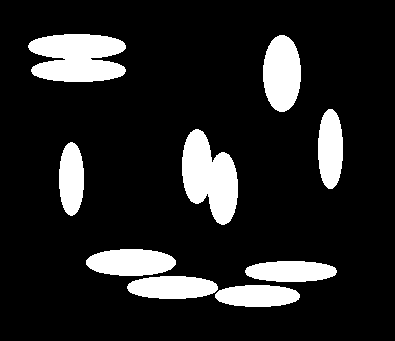
%> input picture images/b.png, 395 x 341 px
$ octave main.m   (GNU Octave 9; MATLAB toolbox functions it lacks are replaced by stand-ins)
%> lines starting %> are read from the running program, lines starting %| are printed output that depends on the picture; in (x1, y1, x2, y2) boxes, pixels count from 0 and x2, y2 are one past the last pixel; in counts of white or black regions, pixels touching at a corner belong together; the program's own positions count from 1
### compute_gradient.m
function [gx,gy, gradient_img] = compute_gradient(input_img)


    [gx, gy] = imgradientxy(input_img);
    %figure; quiver (gx,gy)

    BW = edge(input_img,'canny');
    %imagesc(BW);

    gx=gx.*BW;
    gy=gy.*BW;
    %figure; quiver (gx,gy)

    norm=sqrt(gx.^2+gy.^2)+eps;
    gx=gx./norm;
    gy=gy./norm;

    gradient_img = gx + gy;

end

### iris_radial_directions.m

function radial_directions = iris_radial_directions(N)
% outputs N half-lines from the pixel of interest

%vertical left
xvalues = 1:2*N+1;
yvalues = ones(1,2*N+1);

%vertical right
xvalues = cat(2,xvalues, 1:2*N+1);
yvalues = cat(2, yvalues, 2*N+1*ones(1,2*N+1));

%horizontal top
xvalues = cat(2, xvalues, ones(1,2*N+1));
yvalues = cat(2, yvalues, 1:2*N+1);

%horizontal bottom
xvalues = cat(2, xvalues, 2*N+1*ones(1,2*N+1));
yvalues = cat(2, yvalues, 1:2*N+1);

radial_directions = zeros(2*N+1,2*N+1,length(xvalues));


for z = 1:length(xvalues)

    x1 = xvalues(z);

    y1 = yvalues(z);

A = zeros(2*N+1,2*N+1);

x2 = N;
y2 = N;


% Create a line from point 1 to point 2
spacing = 0.4;
numSamples = ceil(sqrt((x2-x1)^2+(y2-y1)^2) / 0.4);
x = linspace(x1, x2, numSamples);
y = linspace(y1, y2, numSamples);
xy = round([x',y']);
dxy = abs(diff(xy, 1));
duplicateRows = [0; sum(dxy, 2) == 0];
% Now for the answer:
finalxy = xy(~duplicateRows,:);
finalx = finalxy(:, 1);
finaly = finalxy(:, 2);
% Plot the points
% hold on;
% plot(finalx, finaly, 'y*');

for k = 1:length(finalxy)
    A(finalxy(k,1),finalxy(k,2)) = 1;
end


radial_directions(:,:,z) = A;


end
% [8 lines of commented-out code are left out]

end

### iris_filter.m
function convergence_map = iris_filter(img, gx, gy, N, support_region)
%given an image img, it outputs the gradient convergence map obtained with
%the iris filter

  %auxiliary kernel
  [X,Y]=meshgrid(N:-1:-N,N:-1:-N);
  norm=sqrt(X.^2+Y.^2)+eps;
  X=X./norm;
  Y=Y./norm;


  [rows,cols] = size(img);

  %// New - Create a padded matrix that is the same class as the input
  %S = 1;  %stride
  F = (2*N)+1;   %filter size
  pad_x_direction = (F-1)/2;  %% N
  pad_y_direction = (F-1)/2;  %% N

  new_img = zeros(rows+2*pad_x_direction,cols+2*pad_y_direction);
  new_img_x = zeros(rows+2*pad_x_direction,cols+2*pad_y_direction);
  new_img_y = zeros(rows+2*pad_x_direction,cols+2*pad_y_direction);
  %new_img = cast(new_img, class(img));

  %// New -  Place original image in padded result
  new_img(pad_x_direction+1:end-pad_x_direction,pad_y_direction+1:end-pad_y_direction) = img;
  new_img_x(pad_x_direction+1:end-pad_x_direction,pad_y_direction+1:end-pad_y_direction) = gx;
  new_img_y(pad_x_direction+1:end-pad_x_direction,pad_y_direction+1:end-pad_y_direction) = gy;

  %// Also create new output image the same size as the padded result
  image = zeros(size(new_img));
  %image = cast(image, class(img));

  for i=pad_x_direction+1:1:rows+pad_x_direction %//
    for j=pad_y_direction+1:1:cols+pad_y_direction %//
      value=0;

      %img_slice = new_img(i-N:i+N, j-N:j+N);
      gx_slice = new_img_x(i-N:i+N, j-N:j+N);
      gy_slice = new_img_y(i-N:i+N, j-N:j+N);

      for k=1:length(support_region)  %% for each line

          radial_direction = support_region(:,:,k);   %line k
          cos_X = radial_direction.*X;
          cos_Y = radial_direction.*Y;

          conv_x = (gx_slice.*cos_X) / sum(radial_direction(:));  %eq 1, division by N
          conv_y = (gy_slice.*cos_Y) / sum(radial_direction(:));  %eq 1, division by N

          conv = conv_x + conv_y;  %% convergence degree, eq 1

          value = value + max(conv(:)); %% sum, eq 3


      end

     image(i,j)=value/length(support_region);  %% C(x,y) = 1/M ( sum ci^0)
     %disp(i)
    end
  end

%// Change
%// Crop the image and remove the extra border pixels
convergence_map = image(pad_x_direction+1:end-pad_x_direction,pad_y_direction+1:end-pad_y_direction);

% gaussian filtering
h=fspecial('gaussian',N,10);
convergence_map = imfilter(convergence_map, h);

end

### main.m

a = imread('C:\Users\hemaxi\Desktop\b.png');
%> a is the input picture: size 341x395x3 uint8; 14.3% white; 9 white regions, largest, box (x1, y1, x2, y2) and area: (28, 34, 126, 82) 3729, (182, 129, 238, 225) 3464, (263, 35, 301, 112) 2309
a = a(:,:,1);
a = imresize(a,[128,128], 'nearest');
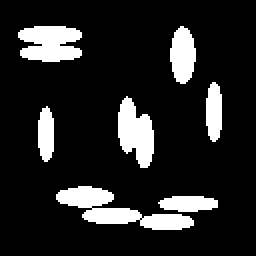
%> a: size 128x128 uint8 (shown 2 times larger); 14.4% white; 7 white regions, largest, box (x1, y1, x2, y2) and area: (28, 93, 97, 115) 620, (9, 13, 41, 31) 455, (59, 48, 77, 84) 422
N = 10; % filter size
[gx,gy,gradient_img] = compute_gradient(a);
%> in compute_gradient, `BW = edge(input_img,'canny');`: BW: size 128x128 logical; 4.2% white in thin lines or dots, all inside (x1, y1, x2, y2) = (9, 12, 112, 116)
%> in compute_gradient, `gx=gx.*BW;`:
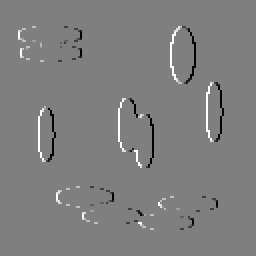
%> gx: size 128x128 double (shown 2 times larger); min -1020, max 1020, mean 0.1; drawn with min black and max white
%> in compute_gradient, `gy=gy.*BW;`:
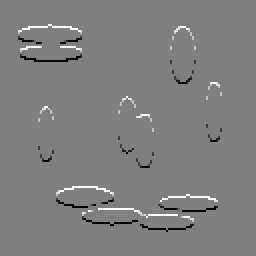
%> gy: size 128x128 double (shown 2 times larger); min -1020, max 1020, mean 0.2; drawn with min black and max white
%> in compute_gradient, `norm=sqrt(gx.^2+gy.^2)+eps;`:
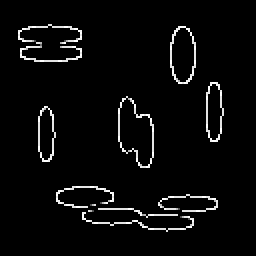
%> norm: size 128x128 double (shown 2 times larger); min 2.22e-16, max 1140.4, mean 43.6; drawn with min black and max white
%> in compute_gradient, `gradient_img = gx + gy;`:
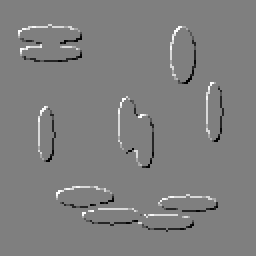
%> gradient_img: size 128x128 double (shown 2 times larger); min -1.41, max 1.41, mean 0.000133; drawn with min black and max white
radial_directions = iris_radial_directions(N);
conv_map = iris_filter(gradient_img, gx, gy, N,radial_directions);
%> in iris_filter, `new_img_x(pad_x_direction+1:end-pad_x_direction,pad_y_direction+1:end-..`:
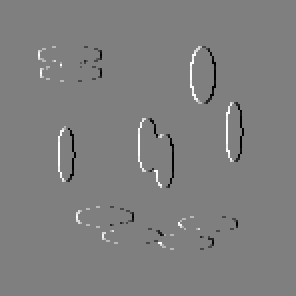
%> new_img_x: size 148x148 double (shown 2 times larger); min -1, max 1, mean 7.92e-05; drawn with min black and max white
%> in iris_filter, `new_img_y(pad_x_direction+1:end-pad_x_direction,pad_y_direction+1:end-..`:
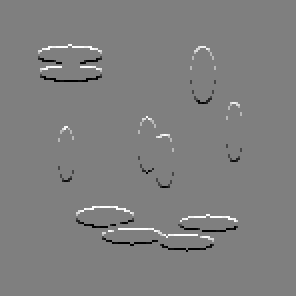
%> new_img_y: size 148x148 double (shown 2 times larger); min -1, max 1, mean 2e-05; drawn with min black and max white
%> (the run ends here)
